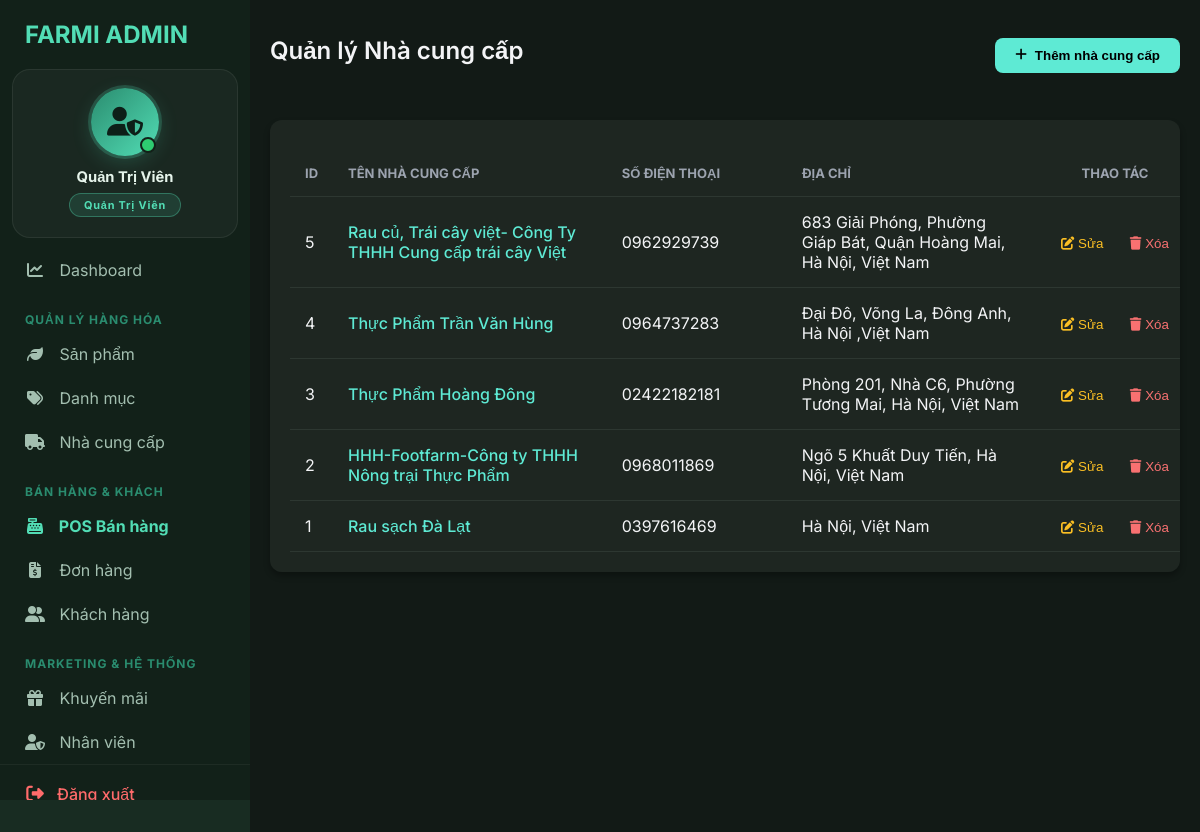
/public/index.php?url=supplier (signed in), run on the app's committed database.
### tables this page shows
CREATE TABLE `nha_cung_cap` (
  `id` int(11) NOT NULL AUTO_INCREMENT,
  `ten_nha_cc` varchar(255) NOT NULL,
  `so_dien_thoai` varchar(20) DEFAULT NULL,
  `dia_chi` text DEFAULT NULL,
  PRIMARY KEY (`id`)
);

### app/controllers/NhaCungCapController.php (called while the page is built)
<?php
class NhaCungCapController {
    public function view() {
        $conn = mysqli_connect("localhost", "root", "", "farmi_qly");
        $result = mysqli_query($conn, "SELECT * FROM nha_cung_cap ORDER BY id DESC");
        $ds_ncc = mysqli_fetch_all($result, MYSQLI_ASSOC);
        require_once __DIR__ . '/../../view/nhacungcap/index.php';
    }
}

### public/index.php (called while the page is built, shortened)
<?php
$router = new Router();
$router->run();

### view/nhacungcap/index.php (the view, shortened to what this page needs)
<?php
include __DIR__ . '/../layouts/header.php';
include __DIR__ . '/../layouts/sidebar.php';
?>
<link rel="stylesheet" href="/farmi-pos/public/css/nhacungcap.css">
<div class="main-content">
    <div class="page-header">
        <h1 class="main-title">Quản lý Nhà cung cấp</h1>
        <button class="btn-add" onclick="openModal()">
            <i class="fas fa-plus"></i> Thêm nhà cung cấp
        </button>
    </div>
    <div class="table-container">
        <table class="custom-table">
            <thead>
                <tr>
                    <th>ID</th>
                    <th>TÊN NHÀ CUNG CẤP</th>
                    <th>SỐ ĐIỆN THOẠI</th>
                    <th>ĐỊA CHỈ</th>
                    <th style="text-align: center;">THAO TÁC</th>
                </tr>
            </thead>
            <tbody>
                <?php if(isset($ds_ncc) && !empty($ds_ncc)): foreach($ds_ncc as $n): ?>
                <tr>
                    <td><?= $n['id'] ?></td>
                    <td style="color: var(--primary-color); font-weight: 500;"><?= htmlspecialchars($n['ten_nha_cc']) ?></td>
                    <td><?= htmlspecialchars($n['so_dien_thoai'] ?? 'N/A') ?></td>
                    <td><?= htmlspecialchars($n['dia_chi'] ?? 'N/A') ?></td>
                    <td style="text-align: center;">
                        <button class="btn-edit" style="color: #fbbf24; background: none; border: none; cursor: pointer; margin-right: 10px;"
                                onclick="editNCC(<?= $n['id'] ?>, '<?= addslashes($n['ten_nha_cc']) ?>', '<?= $n['so_dien_thoai'] ?? '' ?>', '<?= addslashes($n['dia_chi'] ?? '') ?>')">
                            <i class="fas fa-edit"></i> Sửa
                        </button>
                        <button class="btn-delete" style="color: #f87171; background: none; border: none; cursor: pointer;"
                                onclick="deleteNCC(<?= $n['id'] ?>)">
                            <i class="fas fa-trash"></i> Xóa
                        </button>
                    </td>
                </tr>
                <?php endforeach; else: ?>
                <tr><td colspan="5" style="text-align: center; padding: 20px; color: #9ca3af;">Không có dữ liệu.</td></tr>
                <?php endif; ?>
            </tbody>
        </table>
    </div>
</div>
<?php include __DIR__ . '/../layouts/footer.php'; ?>

### public/css/dashboard.css (style rules this page uses)
:root { --color-bg-dark: #122119; --color-bg-main: #182C22; --color-bg-card: #203B2E; --color-text-primary: #E6F4EB; --color-text-muted: #A3BFB0; --color-mint-light: #52DDB5; --color-mint-dark: #2A8C6F; --transition-fast: 0.2s ease; }
body { background-color: var(--color-bg-main) !important; color: var(--color-text-primary) !important; font-family: 'Inter', sans-serif !important; margin: 0; }
.main-content { padding: 30px; background-color: var(--color-bg-main); }
.main-title { font-weight: 700; font-size: 2rem; margin-bottom: 25px; }
.custom-table { width: 100%; border-collapse: collapse; }
.custom-table th, .custom-table td { padding: 15px; text-align: left; border-bottom: 1px solid rgba(255, 255, 255, 0.05); }
.main-content { margin-left: 250px; min-height: 100vh; }

### public/css/sanpham.css (style rules this page uses)
:root { --primary: #52DDB5; --primary-hover: #45c4a0; --bg-dark: #121212; --card-bg: #1E1E1E; --input-bg: #2A2A2A; --text-muted: #A3BFB0; --border-color: rgba(255, 255, 255, 0.1); --transition: all 0.3s ease; }
.page-header { display: flex; justify-content: space-between; align-items: center; margin-bottom: 25px; }
.btn-add { background: var(--primary); color: #121212; border: none; padding: 10px 22px; border-radius: 8px; font-weight: 700; cursor: pointer; transition: var(--transition); display: flex; align-items: center; gap: 8px; }
.table-container { background: var(--card-bg); border-radius: 12px; padding: 20px; box-shadow: 0 10px 30px rgba(0,0,0,0.3); overflow-x: auto; }
.custom-table { width: 100%; min-width: 900px; border-collapse: collapse; margin-top: 10px; }
.custom-table th, .custom-table td { padding: 15px 15px; text-align: left; white-space: nowrap !important; vertical-align: middle; }
.custom-table th:last-child, .custom-table td:last-child { text-align: center; width: 120px; }
.custom-table td:nth-child(2) { white-space: normal !important; min-width: 200px; max-width: 350px; }
.custom-table td:nth-child(3) { min-width: 150px; }
.custom-table td:nth-child(4) { white-space: normal !important; min-width: 200px; max-width: 280px; }
.btn-edit { color: #f1c40f; border-color: rgba(241, 196, 15, 0.2); }
.btn-delete { color: #e74c3c; border-color: rgba(231, 76, 60, 0.2); }

### public/css/nhacungcap.css (style rules this page uses)
:root { --primary-color: #5eead4; --bg-dark: #121a16; --card-bg: #1e2621; --text-light: #f3f4f6; --border-color: #2d3731; }
.main-content { padding: 20px; background-color: var(--bg-dark); min-height: 100vh; color: var(--text-light); }
.page-header { display: flex; justify-content: space-between; align-items: center; margin-bottom: 30px; }
.main-title { font-size: 24px; font-weight: 600; }
.btn-add { background-color: var(--primary-color); color: #000; border: none; padding: 10px 20px; border-radius: 8px; cursor: pointer; font-weight: bold; transition: 0.3s; }
.table-container { background-color: var(--card-bg); border-radius: 12px; padding: 20px; box-shadow: 0 4px 6px rgba(0, 0, 0, 0.3); }
.custom-table { width: 100%; border-collapse: collapse; text-align: left; }
.custom-table th { padding: 15px; border-bottom: 1px solid var(--border-color); color: #9ca3af; text-transform: uppercase; font-size: 13px; }
.custom-table td { padding: 15px; border-bottom: 1px solid var(--border-color); }

### view/layouts/header.php (style rules this page uses)
body { font-family: 'Inter', sans-serif; margin: 0; padding: 0; background-color: #121212; }

### data on the page
nha_cung_cap: id "5", ten_nha_cc "Rau củ, Trái cây việt- Công Ty THHH Cung cấp trái cây Việt", so_dien_thoai "0962929739", dia_chi "683 Giải Phóng, Phường Giáp Bát, Quận Hoàng Mai, Hà Nội, Việt Nam"
nha_cung_cap: id "4", ten_nha_cc "Thực Phẩm Trần Văn Hùng", so_dien_thoai "0964737283", dia_chi "Đại Đô, Võng La, Đông Anh, Hà Nội ,Việt Nam"
nha_cung_cap: id "3", ten_nha_cc "Thực Phẩm Hoàng Đông", so_dien_thoai "02422182181", dia_chi "Phòng 201, Nhà C6, Phường Tương Mai, Hà Nội, Việt Nam"
nha_cung_cap: id "2", ten_nha_cc "HHH-Footfarm-Công ty THHH Nông trại Thực Phẩm", so_dien_thoai "0968011869", dia_chi "Ngõ 5 Khuất Duy Tiến, Hà Nội, Việt Nam"
nha_cung_cap: id "1", ten_nha_cc "Rau sạch Đà Lạt", so_dien_thoai "0397616469", dia_chi "Hà Nội, Việt Nam"

### other printed values
$fullname "Quản Trị Viên"
$roleLabel "Quản Trị Viên"
